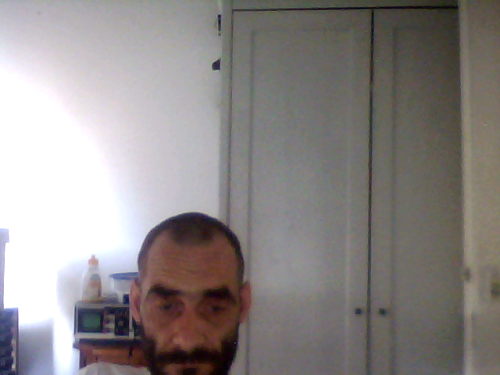
#> input picture test_218_264.png, 500 x 375 px
$ python capture_all_faces.py test_218_264.png
#> lines starting #> are read from the running program, lines starting #| are printed output that depends on the picture
import cv2
import sys

# info : https://www.programcreek.com/python/example/84097/cv2.circle
# for i in `ls /root/Bureaublad/TOP_APS/EIGEN_ImageCollector/downloads/ms13 portrait`;do
# 	p capture_faces.py /root/Bureaublad/TOP_APS/EIGEN_ImageCollector/downloads/ms13 portrait/$i;
# done
imagePath = sys.argv[1]

image = cv2.imread(imagePath)
#> image is the input picture: shape (375, 500, 3); mean B, G, R 135.5, 136.5, 141.8
gray = cv2.cvtColor(image, cv2.COLOR_BGR2GRAY)
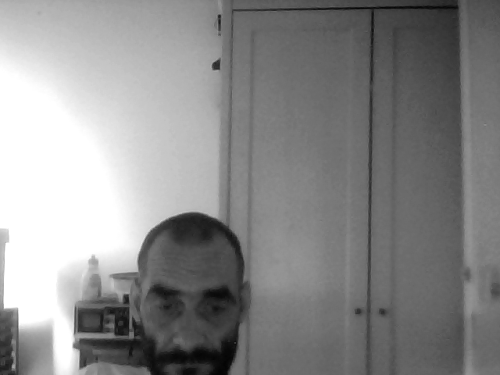
#> gray: shape (375, 500); min 4, max 255, mean 138

faceCascade = cv2.CascadeClassifier(cv2.data.haarcascades + "haarcascade_frontalface_default.xml")
faces = faceCascade.detectMultiScale(
    gray,
    scaleFactor=1.3,
    minNeighbors=3,
    minSize=(128, 128)
)
#> faces = ()
# print(dir(faceCascade.detectMultiScale))
print("[INFO] Found {0} Faces.".format(len(faces)))
#| [INFO] Found 0 Faces.

for (x, y, w, h) in faces:
    cv2.rectangle(image, (x, y), (x + w, y + h), (0, 255, 0), 5)
    roi_color = image[y:y + h, x:x + w]
    print("[INFO] Object found. Saving locally.")
    cv2.imwrite('detected_faces/'+str(w) + str(h) + '_faces.jpg', roi_color)
#> this loop made 0 passes

status = cv2.imwrite('faces_detected.jpg', image)
# print("[INFO] Image faces_detected.jpg written to filesystem: ", status)
